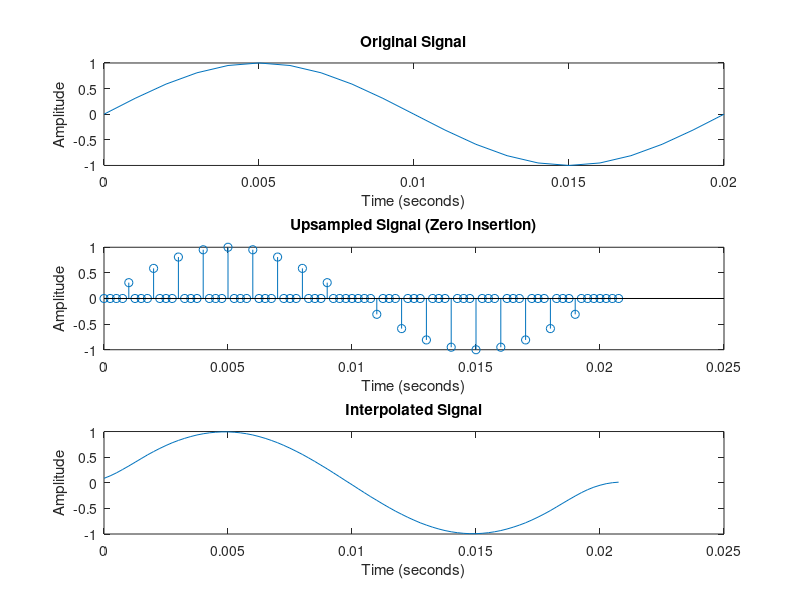

Source code (MATLAB):

clc;
clear;
close all;

% UPSAMPLING AND INTERPOLATION USING MATLAB

fs = 1000;             % Original sampling frequency in Hz
f = 50;                % Signal frequency in Hz
t = 0:1/fs:0.02;       % Time vector
x = sin(2*pi*f*t);     % Sine wave

L = 4;  %Upsampling factor


x_up = upsample(x, L);  %Upsampling by inserting zeros
fs_new = L * fs;


t_up = (0:length(x_up)-1)/fs_new; % Time vector for the upsampled signal


x_interp = interp(x, L);    % Apply low-pass interpolation filter


t_interp = (0:length(x_interp)-1)/fs_new;  % Match the time vector to the interpolated output

subplot(3,1,1);
plot(t, x);
title('Original Signal');
xlabel('Time (seconds)');
ylabel('Amplitude');


subplot(3,1,2);
stem(t_up, x_up);
title('Upsampled Signal (Zero Insertion)');
xlabel('Time (seconds)');
ylabel('Amplitude');


subplot(3,1,3);
plot(t_interp, x_interp);
title('Interpolated Signal');
xlabel('Time (seconds)');
ylabel('Amplitude');
